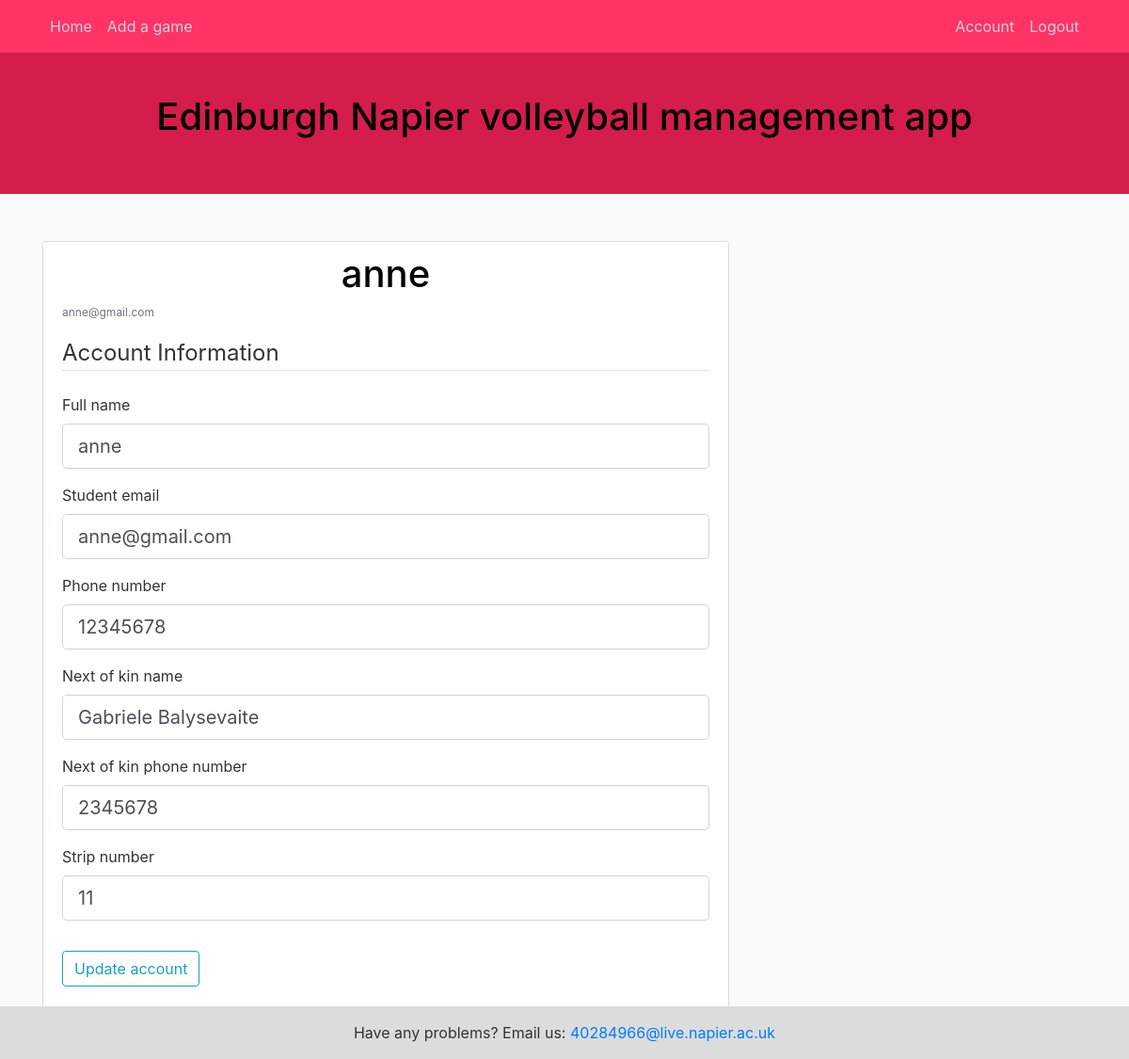
The app's page /account (signed in) with its own data.
### app/models.py (models this page shows, shortened)
class User(db.Model, UserMixin):
    __tablename__ = 'user'
    id = db.Column(db.Integer, primary_key=True)
    name = db.Column(db.String(50), nullable=False)
    email = db.Column(db.String(120), unique=True, nullable=False)
    password = db.Column(db.String(60), nullable=False)
    phoneNo = db.Column(db.String(16), nullable=False, unique=False)
    nokName = db.Column(db.String(50), nullable=False)
    nokNumber = db.Column(db.String(16), nullable=False, unique=False)
    stripNo = db.Column(db.Integer, nullable=True, unique=True)
    games = db.relationship('Game', secondary=playersAtGame, backref=db.backref('players'), lazy='dynamic')

### app/routes.py (the view)
@app.route('/account', methods=['GET', 'POST'])
@login_required
def account():
    form=UpdateForm()
    if form.validate_on_submit():
        current_user.email = form.email.data
        current_user.name = form.name.data
        current_user.phoneNo = form.phoneNo.data
        current_user.nokName = form.nokName.data
        current_user.nokNumber = form.nokNumber.data
        current_user.stripNo = form.stripNo.data
        db.session.commit()
        flash('Account has been updated', 'success')
        return redirect(url_for('account'))
    elif request.method == 'GET':
        form.name.data = current_user.name
        form.email.data = current_user.email
        form.phoneNo.data = current_user.phoneNo
        form.nokName.data = current_user.nokName
        form.nokNumber.data = current_user.nokNumber
        form.stripNo.data = current_user.stripNo
    return render_template('account.html', title='My account', form=form), 200

### app/forms.py (shortened to what this page needs)
class UpdateForm(FlaskForm):
    name = StringField('Full name', validators=[DataRequired(), Length(min=2, max=50)])
    email = StringField('Student email', validators=[DataRequired(), Email()])
    phoneNo = StringField('Phone number', validators=[DataRequired()])
    nokName = StringField('Next of kin name', validators=[DataRequired(), Length(min=2, max=50)])
    nokNumber = StringField('Next of kin phone number', validators=[DataRequired()])
    stripNo = IntegerField('Strip number')
    submit = SubmitField('Update account')

### app/models.py (called while the page is built)
@login_manager.user_loader
def load_user(user_id):
    return User.query.get(int(user_id))

### app/templates/account.html (shortened to what this page needs)
{% extends "layout-login.html" %}
{% block content %}
<div class="content-section">
      <div class="media">
        <div class="media-body">
          <h2 class="account-heading">{{ current_user.name }}</h2>
          <p class="text-secondary">{{ current_user.email }}</p>
        </div>
      </div>
        <form method="POST" action="" enctype="multipart/form-data">
            <fieldset class="form-group">
                <legend class="border-bottom mb-4">Account Information</legend>
                <div class="form-group">
                    {{ form.name.label(class="form-control-label") }}
                    {% if form.name.errors %}
                        {{ form.name(class="form-control form-control-lg is-invalid") }}
                        <div class="invalid-feedback">
                            {% for error in form.name.errors %}
                                <span>{{ error }}</span>
                            {% endfor %}
                        </div>
                    {% else %}
                        {{ form.name(class="form-control form-control-lg") }}
                    {% endif %}
                </div>
                <div class="form-group">
                    {{ form.email.label(class="form-control-label") }}
                    {% if form.email.errors %}
                        {{ form.email(class="form-control form-control-lg is-invalid") }}
                        <div class="invalid-feedback">
                            {% for error in form.email.errors %}
                                <span>{{ error }}</span>
                            {% endfor %}
                        </div>
                    {% else %}
                        {{ form.email(class="form-control form-control-lg") }}
                    {% endif %}
                </div>
		<div class="form-group">
                    {{ form.phoneNo.label(class="form-control-label") }}
                    {% if form.phoneNo.errors %}
                        {{ form.phoneNo(class="form-control form-control-lg is-invalid") }}
                        <div class="invalid-feedback">
                            {% for error in form.phoneNo.errors %}
                                <span>{{ error }}</span>
                            {% endfor %}
                        </div>
                    {% else %}
                        {{ form.phoneNo(class="form-control form-control-lg") }}
                    {% endif %}
                </div>
                <div class="form-group">
                    {{ form.nokName.label(class="form-control-label") }}
                    {% if form.nokName.errors %}
                        {{ form.nokName(class="form-control form-control-lg is-invalid") }}
                        <div class="invalid-feedback">
                            {% for error in form.nokName.errors %}
                                <span>{{ error }}</span>
                            {% endfor %}
                        </div>
                    {% else %}
                        {{ form.nokName(class="form-control form-control-lg") }}
                    {% endif %}
                </div>
		<div class="form-group">
                    {{ form.nokNumber.label(class="form-control-label") }}
                    {% if form.nokNumber.errors %}
                        {{ form.nokNumber(class="form-control form-control-lg is-invalid") }}
                        <div class="invalid-feedback">
                            {% for error in form.nokNumber.errors %}
                                <span>{{ error }}</span>
                            {% endfor %}
                        </div>
                    {% else %}
                        {{ form.nokNumber(class="form-control form-control-lg") }}
                    {% endif %}
                </div>
		<div class="form-group">
                    {{ form.stripNo.label(class="form-control-label") }}
                    {% if form.stripNo.errors %}
                        {{ form.stripNo(class="form-control form-control-lg is-invalid") }}
                        <div class="invalid-feedback">
                            {% for error in form.stripNo.errors %}
                                <span>{{ error }}</span>
                            {% endfor %}
                        </div>
                    {% else %}
                        {{ form.stripNo(class="form-control form-control-lg") }}
                    {% endif %}
                </div>
            </fieldset>
            <div class="form-group">
                {{ form.submit(class="btn btn-outline-info") }}
            </div>
        </form>
    </div>
{% endblock content %}

### app/static/login.css (style rules this page uses)
body { background: #fafafa; color: #333333; }
h1, h2, h3, h4, h5, h6 { color: #000000; text-align: center; }
p { font-size:12px; text-decoration: none; color:#000000; }
.content-section { background: #ffffff; padding: 10px 20px; border: 1px solid #dddddd; border-radius: 3px; margin-bottom: 50px; }
.account-heading { font-size: 2.5rem; }

### records on screen
User: name "anne", email "anne@gmail.com", phoneNo "12345678", nokName "Gabriele Balysevaite", nokNumber "2345678", stripNo "11"
